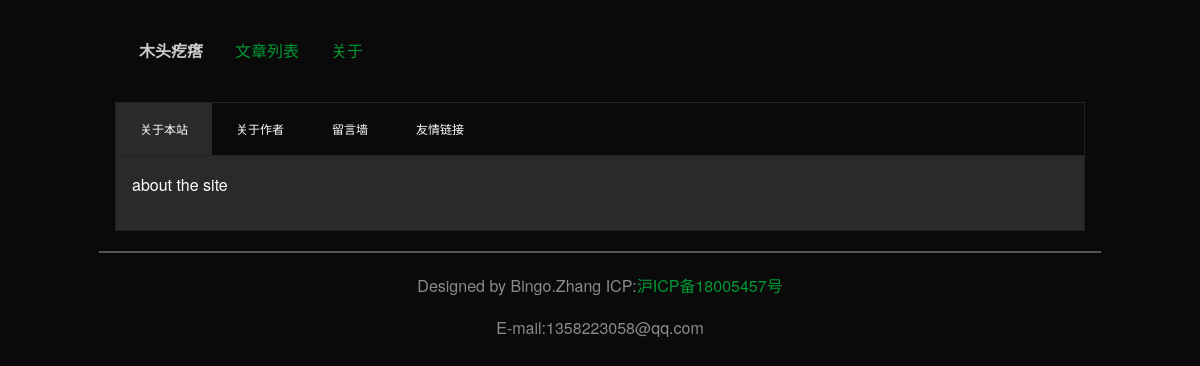
The page /about/ on the database its author committed.
### mysite/models.py (models this page shows, shortened)
class WebSettings(models.Model):
    web_name=models.CharField(max_length=250,verbose_name='网站名称')
    web_footer_body=RichTextUploadingField(verbose_name='网站底部信息')
    active=models.BooleanField(default=True)
    class Meta:
        verbose_name='网站基本信息设置'
        verbose_name_plural='网站基本信息设置'

class AboutSite(models.Model):
    body=RichTextUploadingField(default='',verbose_name='关于本站正文')
    created_time=models.DateTimeField(auto_now_add=True)
    updated_time=models.DateTimeField(auto_now=True)
    class Meta:
        ordering=('created_time',)
        verbose_name='关于本站'
        verbose_name_plural='关于本站'

### mysite/views.py (the view)
# urls.py: path('about/',views.about,name='about'),
def about(request):
    aboutsite_posts=AboutSite.objects.all()
    aboutme_posts=AboutMe.objects.all()
    messages=MessageBoard.objects.filter(active=True)
    paginator = Paginator(messages, 100)
    page = request.GET.get('page')
    try:
        posts = paginator.page(page)
    except PageNotAnInteger:
        posts = paginator.page(1)
    except EmptyPage:
        posts = paginator.page(paginator.num_pages)
    friend_web_list=FriendWeb.objects.filter(active=True)
    return render(request,'about.html',{'aboutsite_posts':aboutsite_posts,
                                        'aboutme_posts':aboutme_posts,
                                        'messages':messages,
                                        'friend_web_list':friend_web_list,
                                        'web_settings':web_settings,
                                        'cates_list':cates_list,
                                        'tags_list':tags_list,
                                        'posts':posts,})

### mysite/templates/about.html (shortened to what this page needs)
﻿{% extends 'base.html' %}
{% load static %}
{% block contents %}
<div class="grid-container">
    <ul class="tabs" data-responsive-accordion-tabs="accordion medium-tabs large-tabs" id="example-tabs">
        <li class="tabs-title is-active"><a href="#panel1" aria-selected="true">关于本站</a></li>
        <li class="tabs-title"><a href="#panel2">关于作者</a></li>
        <li class="tabs-title"><a href="#panel3">留言墙</a></li>
        <li class="tabs-title"><a href="#panel4">友情链接</a></li>
    </ul>
    <div class="tabs-content" data-tabs-content="example-tabs">
        <div class="tabs-panel is-active" id="panel1">
            {% for about_site_post in aboutsite_posts %}
                {{ about_site_post.body|safe }}
            {% endfor %}
        </div>
    </div>
</div>
{% endblock %}

### mysite/templates/base.html (shortened to what this page needs)
﻿{% load static %}
<!DOCTYPE html>
<html lang="en" xmlns="http://www.w3.org/1999/xhtml">
<head>
    <link rel="stylesheet" href="{% static 'css/foundation.css' %}">
    <link rel="stylesheet" href="{% static 'css/foundation-icons.css' %}">
    <link rel="stylesheet" href="{% static 'css/app.css' %}">
</head>
<body>
    <div class="off-canvas-wrapper" >
        <div class="off-canvas-content" data-off-canvas-content>
            <div class="grid-container">
                <div class="top-bar" id="responsive-menu">
                    <div class="top-bar-left">
                        <ul class="dropdown menu" data-dropdown-menu >
                            <li class="menu-text">{{ web_settings.web_name }}</li>
                            <li class="has-submenu ">
                                <a href="{% url 'mysite:post_list' %}" {% block target %}target="_parent"{% endblock%}>文章列表</a>
                            </li>
                            <li class="has-submenu">
                                <a href="{% url 'mysite:about' %}">关于</a>
                            </li>
                        </ul>
                    </div>
                </div>
            </div>
            <br />
            {% block contents %}{% endblock %}
            <hr style="border:1px solid #555 ;"/>
            <div class="footer text-center" style="">
                {{ web_settings.web_footer_body|safe }}
            </div>
            <br />
        </div>
    </div>
</body>
</html>

### rows shown on the page
WebSettings: web_name "木头疙瘩", web_footer_body "Designed by Bingo.Zhang ICP: 沪ICP备18005457号 E-mail:1358223058@qq.com"
AboutSite: body "about the site"
